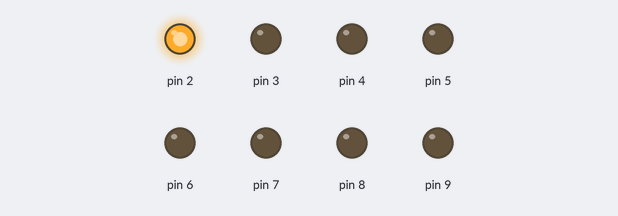
Bench run of a sketch on a simulated Arduino Uno, built with avr-gcc and run on an emulated ATmega328P. On the bench: output pins drawn as LEDs (lit = HIGH).

Above: at 0.05 s.
At 0.35 s:
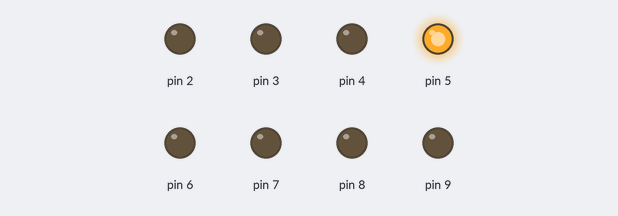
At 0.75 s:
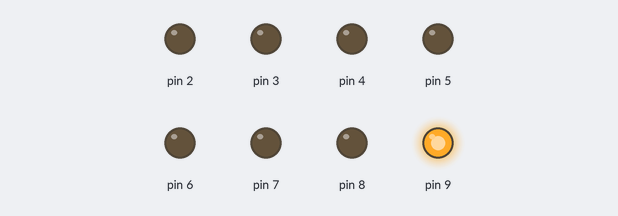
At 1.45 s:
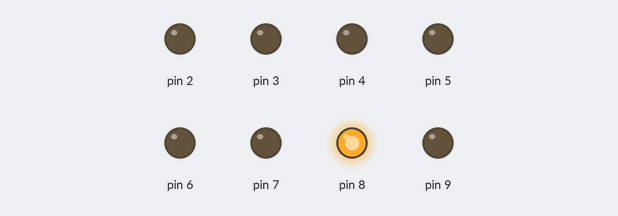
At 2.15 s:
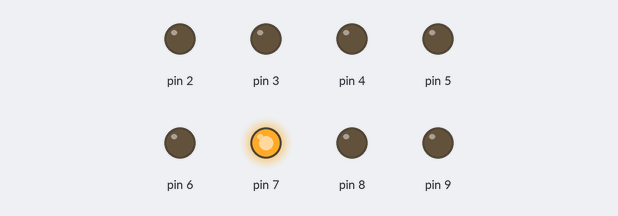
At 2.85 s:
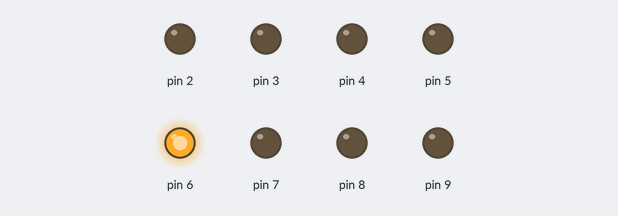
Timing chart, 0 to 3.1 s (numbered marks = the images above):
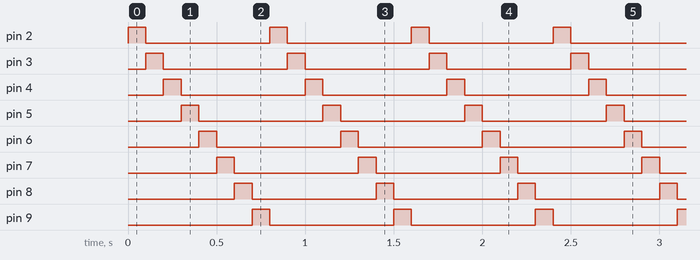

The sketch:

codigo.ino
```cpp
void setup() {
  // put your setup code here, to run once:
  for(int i=2; i<=9; i++)
  {
    pinMode(i,OUTPUT);
    }

}

void loop() {
  // put your main code here, to run repeatedly:
  for(int i = 2; i<=9; i++)
  {
    digitalWrite(i,HIGH);
    delay(100);
    digitalWrite(i,LOW);
    }

}
```

Measured:
- by itself, pin 2–9: alternates HIGH for 0.10 s and LOW for 0.70 s
- by itself, everything shown: repeats every 0.80 s, in 8 steps
